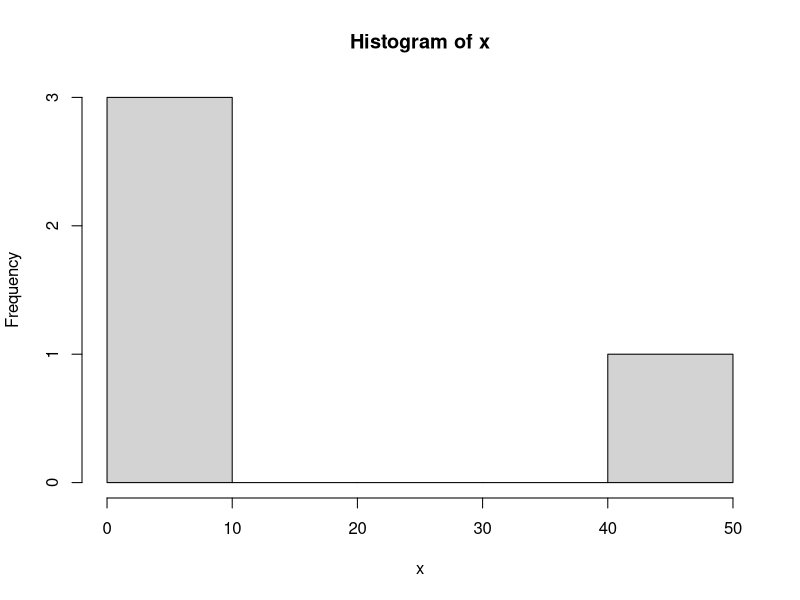

The R script that drew this image:
# Slides link: https://www.stat.cmu.edu/~ryantibs/statcomp/lectures/intro.html

# Types
typeof(7)
is.numeric(7)
is.na(7)
is.na(7 / 0)
is.na(0 / 0)
is.character(7)
is.character("7")
is.character("seven")
is.na("seven")

as.character(5 / 6)
5 / 6 == as.numeric(as.character(5 / 6))
1 == 1 + 1 / 10^15
1 == 1 + 1 / 10^16

pi
cos(pi)

# Defined variables
circumference <- 2 * pi
ls()
rm("circumference")
# Erase everything
# rm(list = ls()) 

# Vectors
x <- c(7, 8, 10, 45)
is.vector(x)
1:5 == c(1, 2, 3, 4, 5)
x[1]
x[-1] # Everything but element 1

weekly.hours <- vector(length = 5)
weekly.hours[5] <- 8
weekly.hours

# Vector arithmetic
y <- c(-7, -8, -10, -45)
x + y
x * y
x + c(-7, -8) # Recycling repeat elements
x ^ c(1, 0, -1, 0.5)
x > 9
identical(x, -y)
all.equal(c(0.5 - 0.3, 0.3 - 0.1), c(0.3 - 0.1, 0.5 - 0.3))

# Functions of vectors
mean(x)
median(x)
sd(x)
var(x)
max(x)
min(x)
length(x)
sum(x)
sort(x)
hist(x)
ecdf(x)
summary(x)
any(x > 8)
all(x > 8)

# Indexing vectors
identical(x[c(2, 4)], x[c(-1, -3)])
x[x > 9]
y[x > 9]
which(x > 9)

# Named components
names(x) <- c("v1", "v2", "v3", "fred")
names(x)
x
x[c("v1", "v2")]
which(names(x) == "v1")

# Arrays
x <- c(7, 8, 10, 45)
x.arr <- array(x, dim = c(2, 2))
x.arr
dim(x.arr)
is.vector(x.arr)
is.array(x.arr)
typeof(x.arr)
x.arr[1, 2]
x.arr[3]
x.arr[c(1, 2), 2]
x.arr
x.arr[, 2, drop = FALSE]
which(x.arr > 9)

# Matrix
z.mat <- matrix(c(40, 1, 60, 3), nrow = 2)
z.mat
is.array(z.mat)
is.matrix(z.mat)
z.mat <- matrix(c(40, 1, 60, 3), ncol = 2, byrow = TRUE)
z.mat
six.sevens <- matrix(rep(7, 6), ncol = 3)
six.sevens
z.mat %*% six.sevens # Matrix multiply
rowSums(z.mat)
colSums(z.mat)
rowMeans(z.mat)
colMeans(z.mat)
diag(z.mat)
diag(z.mat) <- c(35, 4)
z.mat
diag(c(3, 4))
diag(2)
t(z.mat) # transpose
det(z.mat) # transpose
solve(z.mat) # inverse
z.mat %*% solve(z.mat)
colnames(z.mat) <- c("lol", "kek")
z.mat

# Lists
my.dist <- list("exponential", 7, FALSE)
my.dist
my.dist[2]
my.dist[[2]]
my.dist <- c(my.dist, 9)
my.dist
length(my.dist)
length(my.dist) <- 3
my.dist
my.dist[-2]
names(my.dist) <- c("family", "mean", "is.symmetric")
my.dist
my.dist[["family"]]
my.dist["family"]

another.dist <- list(family = "gaussian", mean = 7, sd = 1, is.symmetric = TRUE)
another.dist
my.dist$was.estimated <- FALSE
my.dist[["last.updated"]] <- "2021-01-01"
my.dist
my.dist$was.estimated <- NULL
my.dist

# Data frames
a.mat <- matrix(c(35, 8, 10, 4), nrow = 2)
colnames(a.mat) <- c("v1", "v2")
a.mat
a.mat[, "v1"]
a.mat[, c("v1", "v2")]
a.df <- data.frame(a.mat, logicals = c(TRUE, FALSE))
a.df
a.df[1, ]
colMeans(a.df)
rbind(a.df, list(v1 = -3, v2 = -5, logicals = TRUE))
rbind(a.df, c(3, 4, 6))
